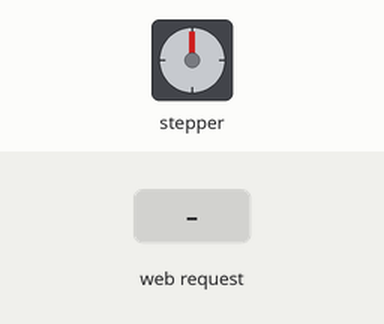
Simulated run of this sketch. Board: ESP8266 (NodeMCU). On the bench: stepper motor. Wiring (inferred from the names in the program): stepper motor (2048 steps per turn assumed): coils D1, D2, D3, D4. The test bench sets the inputs (shaded band). WiFi joins after 1.5 s; servers stay silent unless stated; what the sketch prints to the serial monitor is not drawn.

Above: at 3.7 s.
3.8 s: HTTP request GET /sendValue?degrees=120 received
At 4.96 s:
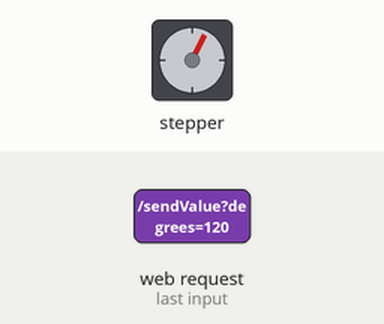
At 6.2 s:
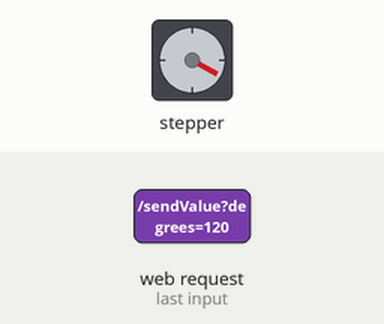
6.8 s: HTTP request GET /sendValue?degrees=1 received
9.8 s: HTTP request GET /sendValue?degrees=120 received
12.8 s: HTTP request GET /sendValue?degrees=0 received
At 13.24 s:
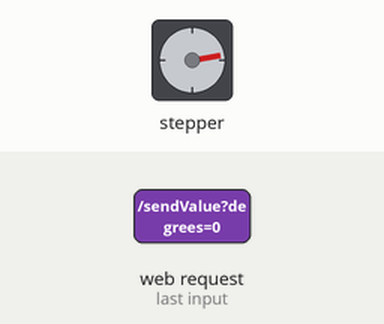
Timing chart, 0 to 15.8 s (numbered marks = the images above; inputs shaded):
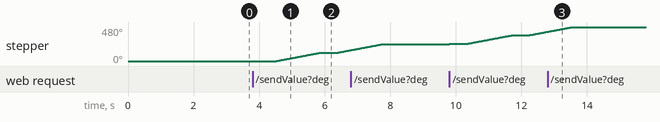

The sketch:

step_dht11_esp8266.ino
```cpp
// cách lắp mạch:
// Động cơ bước: IN1234 lần lượt gắn với chân D1,D2,D3,D4
// DHT11: nâu: GND, đỏ: 3v3, vàng: chân D6

#include <ESP8266WiFi.h>
#include <ESP8266WebServer.h>
#include "DHT.h"

#define DHT11Pin D6
#define DHTType DHT11

int Pin1 = 5;
int Pin2 = 4;
int Pin3 = 0;
int Pin4 = 2;
DHT HT(DHT11Pin, DHTType);
float humi;
float tempC;
float tempF;
ESP8266WebServer server(80);
boolean direction = false;  // false=ngược chiều kim đồng hồ, true=cùng chiều kim đồng hồ
int motorspeed = 0;         //Tốc độ của moto
void setup() {
  pinMode(Pin1, OUTPUT);
  pinMode(Pin2, OUTPUT);
  pinMode(Pin3, OUTPUT);
  pinMode(Pin4, OUTPUT);
  HT.begin();
  Serial.begin(9600);
  delay(1000);
  WiFi.begin("_o3o_", "helloworld"); //SSID && Pasword
  while (WiFi.waitForConnectResult() != WL_CONNECTED) {
    Serial.println(".");
  }
  Serial.println("IP: ");
  Serial.println(WiFi.localIP());
  server.on("/", [] {
    server.send(200, "text/html",
                "<!DOCTYPE html>"
                "<html>"
                "<head>"
                "<title>Serial Monitor</title>"
                "<script>"
                "window.onload = function() {"
                "readSerial();"
                "};"
                "function readSerial() {"
                "var serialMonitor = document.getElementById('serialMonitor');"
                "var xhttp = new XMLHttpRequest();"
                "xhttp.onreadystatechange = function() {"
                "if (this.readyState == 4 && this.status == 200) {"
                "serialMonitor.value = this.responseText;"
                "serialMonitor.scrollTop = serialMonitor.scrollHeight;"
                "setTimeout(readSerial, 500);"
                "}"
                "};"
                "xhttp.open('GET', 'readSerial', true);"
                "xhttp.send();"
                "}"
                "function sendValue(){"
                "var degreesInput = document.getElementById('degrees');"
                "var xhttp2 =  new XMLHttpRequest();"
                "var degrees = degreesInput.value;"
                "xhttp2.open('POST', 'sendValue', true);"
                "xhttp2.setRequestHeader('Content-type', 'application/x-www-form-urlencoded');"
                "xhttp2.send('degrees=' + degrees);"
                "}"
                "</script>"
                "</head>"
                "<body>"
                "<label>cam bien DHT11</label><br>"
                "<textarea id='serialMonitor' style='font-family: monospace; width: 100%; height: 300px; white-space: pre; '></textarea>"
                "<label>Goc cua Stepper: </label>"
                "<input type='text' name='degrees' id = 'degrees'>"
                "<input type='button' value='Send' onclick = sendValue()>"
                "</body>"
                "</html>");
  });
  setupRoutes();
  server.begin();  // Bắt đầu web server
}

void step_1() {
  digitalWrite(Pin1, LOW);
  digitalWrite(Pin2, LOW);
  digitalWrite(Pin3, LOW);
  digitalWrite(Pin4, HIGH);
  delay(motorspeed);
}

void step_2() {
  digitalWrite(Pin1, LOW);
  digitalWrite(Pin2, LOW);
  digitalWrite(Pin3, HIGH);
  digitalWrite(Pin4, HIGH);
  delay(motorspeed);
}

void step_3() {
  digitalWrite(Pin1, LOW);
  digitalWrite(Pin2, LOW);
  digitalWrite(Pin3, HIGH);
  digitalWrite(Pin4, LOW);
  delay(motorspeed);
}

void step_4() {
  digitalWrite(Pin1, LOW);
  digitalWrite(Pin2, HIGH);
  digitalWrite(Pin3, HIGH);
  digitalWrite(Pin4, LOW);
  delay(motorspeed);
}

void step_5() {
  digitalWrite(Pin1, LOW);
  digitalWrite(Pin2, HIGH);
  digitalWrite(Pin3, LOW);
  digitalWrite(Pin4, LOW);
  delay(motorspeed);
}

void step_6() {
  digitalWrite(Pin1, HIGH);
  digitalWrite(Pin2, HIGH);
  digitalWrite(Pin3, LOW);
  digitalWrite(Pin4, LOW);
  delay(motorspeed);
}

void step_7() {
  digitalWrite(Pin1, HIGH);
  digitalWrite(Pin2, LOW);
  digitalWrite(Pin3, LOW);
  digitalWrite(Pin4, HIGH);
  delay(motorspeed);
}

void step_8() {
  digitalWrite(Pin1, HIGH);
  digitalWrite(Pin2, LOW);
  digitalWrite(Pin3, LOW);
  digitalWrite(Pin4, HIGH);
  delay(motorspeed);
}

void counter_clockwise_rotating()  //Xoay động cơ ngược chiều kim đồng hồ
{
  step_1();
  step_2();
  step_3();
  step_4();
  step_5();
  step_6();
  step_7();
  step_8();
}

void clockwise_rotating()  //Xoay động cơ cùng chiều kim đồng hồ
{
  step_8();
  step_7();
  step_6();
  step_5();
  step_4();
  step_3();
  step_2();
  step_1();
}


void handleReadSerial() {
  // Gửi giá trị cảm biến về client
  humi = HT.readHumidity();
  tempC = HT.readTemperature();
  server.send(200, "text/plain", "do am: " + String(humi) + "\n" + "nhiet do: " + String(tempC) + "\n");
}
int receivedValue = 0;
void handleSendValue() {
  if (server.hasArg("degrees")) {
    receivedValue = server.arg("degrees").toInt();
  }
}

void setupRoutes() {
  server.on("/readSerial", handleReadSerial);
  server.on("/sendValue", handleSendValue);
}

void speed_changing(int value)  //Thay đổi tốc độ của động cơ
{
  motorspeed = value / 120 + 1;
}

void direction_changing()  //Thay đổi hướng quay của động cơ
{
  if (direction == true) {
    direction = false;
  } else {
    direction = true;
  }
}
void loop() {
  // Xử lý các yêu cầu từ client
  server.handleClient();
  delay(500);  // Đợi để hệ thống xử lý các yêu cầu khác
  if (true) {
  if (receivedValue > 0) {
    //quay servo thuận theo góc INPUT
      Serial.print(receivedValue);
      direction_changing();
      for (int i = 1; i <= 512*receivedValue/360; i++) {
        speed_changing(0);
        clockwise_rotating();
      }
  }
  else{
        //quay servo thuận theo góc INPUT
      Serial.print(receivedValue);
      direction_changing();
      for (int i = 1; i <= -512*receivedValue/360; i++) {
        speed_changing(0);
        counter_clockwise_rotating();
      }
  }
  }
}
```

Measured:
- after the input at 3.8 s, stepper: turns 119° clockwise in 1.4 s, then 35° clockwise in 0.39 s
- after the input at 12.8 s, stepper: goes on until 13.6 s, then stays 480°
